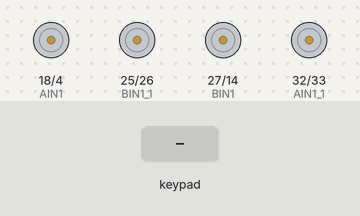
Simulated run of this sketch. Board: ESP32. Shown: motor-driver pin pairs drawn as motors (green arrow = first pin HIGH = forward, orange = second pin HIGH = backward, longer = more drive). Inputs (shaded band) come from the test bench.

Above: at 1.2 s.
1.3 s: key 'U' pressed
At 1.5 s:
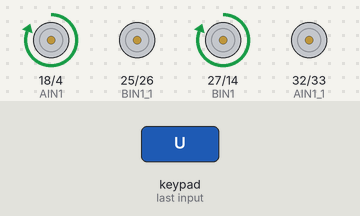
3.2 s: key 'D' pressed
At 3.4 s:
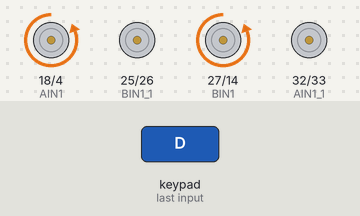
5.1 s: key 'L' pressed
At 5.3 s:
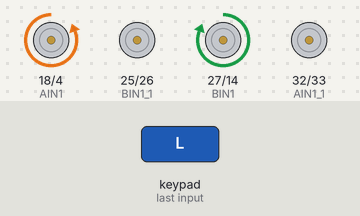
7.0 s: key 'R' pressed
At 7.2 s:
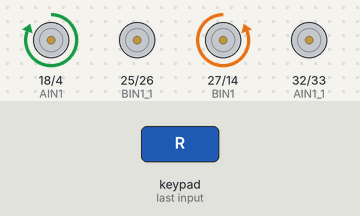
8.9 s: key 'O' pressed
At 9.1 s:
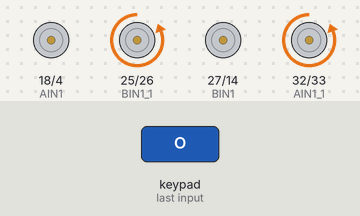
10.8 s: key 'S' pressed
At 11.0 s:
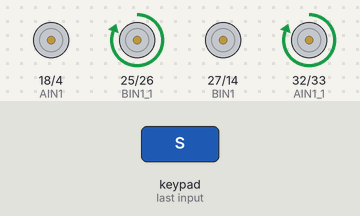
Timing chart, 0 to 13.7 s (numbered marks = the images above; inputs shaded):
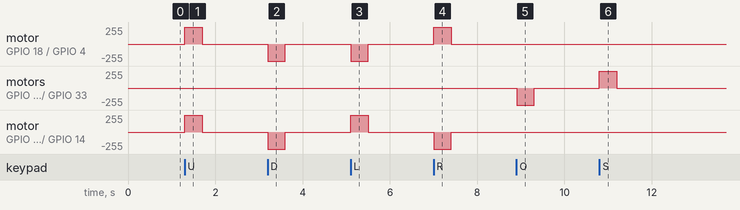

Measured:
- after the input at 1.3 s, motor on GPIO 18 (AIN1) / GPIO 4 (AIN2), motor on GPIO 27 (BIN1) / GPIO 14 (BIN2): stopped → forward 255/255 at once, → stopped 0.40 s later
- after the input at 3.2 s, motor on GPIO 18 (AIN1) / GPIO 4 (AIN2), motor on GPIO 27 (BIN1) / GPIO 14 (BIN2): stopped → backward 255/255 at once, → stopped 0.40 s later
- after the input at 5.1 s, motor on GPIO 18 (AIN1) / GPIO 4 (AIN2): stopped → backward 255/255 at once, → stopped 0.40 s later; motor on GPIO 27 (BIN1) / GPIO 14 (BIN2): stopped → forward 255/255 at once, → stopped 0.40 s later
- after the input at 7.0 s, motor on GPIO 18 (AIN1) / GPIO 4 (AIN2): stopped → forward 255/255 at once, → stopped 0.40 s later; motor on GPIO 27 (BIN1) / GPIO 14 (BIN2): stopped → backward 255/255 at once, → stopped 0.40 s later
- after the input at 8.9 s, motor on GPIO 25 (BIN1_1) / GPIO 26 (BIN2_1), motor on GPIO 32 (AIN1_1) / GPIO 33 (AIN2_1): stopped → backward 255/255 at once, → stopped 0.40 s later
- after the input at 10.8 s, motor on GPIO 25 (BIN1_1) / GPIO 26 (BIN2_1), motor on GPIO 32 (AIN1_1) / GPIO 33 (AIN2_1): stopped → forward 255/255 at once, → stopped 0.40 s later

The sketch:

DigitalModeGamePad.ino
```cpp
#define CUSTOM_SETTINGS
#define INCLUDE_GAMEPAD_MODULE
#include <DabbleESP32.h>
#include <analogWrite.h>


//Definición de pines
#define AIN1 18
#define AIN2 4
#define BIN1 27
#define BIN2 14
#define AIN1_1 32
#define AIN2_1 33
#define BIN1_1 25
#define BIN2_1 26

const int tiempoPruebas = 100;
//Valores máximos y mínimos de PWM
const int valorMaxPWM = 255;
const int valorMinPWM = 200;
//Se inicializa el pwm de las llantas con el valor máximo
int valorPWMLlantas = valorMaxPWM;

void setup() {
  Serial.begin(115200);
  Dabble.begin("balam2023"); //Puede cambiar el nombre de su dispositivo aquí
  //Configuración de pines
  pinMode(AIN1, OUTPUT);
  pinMode(AIN2, OUTPUT);
  pinMode(BIN1, OUTPUT);
  pinMode(BIN2, OUTPUT);
  pinMode(AIN1_1, OUTPUT);
  pinMode(AIN2_1, OUTPUT);
  pinMode(BIN1_1, OUTPUT);
  pinMode(BIN2_1, OUTPUT);

}

void loop() {
  Dabble.processInput();

  if (GamePad.isUpPressed()) {
    //Mover hacia adelante
    analogWrite(AIN1, valorPWMLlantas);
    digitalWrite(AIN2, LOW);
    analogWrite(BIN1, valorPWMLlantas);
    digitalWrite(BIN2, LOW);
    delay(tiempoPruebas);

  } else if (GamePad.isDownPressed()) {
    //Mover hacia adelante
    digitalWrite(AIN1, LOW);
    analogWrite(AIN2, valorPWMLlantas);
    digitalWrite(BIN1, LOW);
    analogWrite(BIN2, valorPWMLlantas);
    delay(tiempoPruebas);

  } else if (GamePad.isLeftPressed()) {
    //Girar hacia la izquierda
    digitalWrite(AIN1, LOW);
    analogWrite(AIN2, valorPWMLlantas);
    analogWrite(BIN1, valorPWMLlantas);
    digitalWrite(BIN2, LOW);
    delay(tiempoPruebas);

  } else if (GamePad.isRightPressed()) {
    //Girar hacia la derecha
    analogWrite(AIN1, valorPWMLlantas);
    digitalWrite(AIN2, LOW);
    digitalWrite(BIN1, LOW);
    analogWrite(BIN2, valorPWMLlantas);
    delay(tiempoPruebas);

  } else if (GamePad.isTrianglePressed()) {
    //Frena rápidamente
    analogWrite(AIN1, 255);
    analogWrite(AIN2, 255);
    analogWrite(BIN1, 255);
    analogWrite(BIN2, 255);

  } else if (GamePad.isSelectPressed()) {
    //Cambia de velocidad
    if (valorPWMLlantas == valorMaxPWM) {
      valorPWMLlantas = valorMinPWM;
    } else {
      valorPWMLlantas = valorMaxPWM;
    }

  } else  if (GamePad.isSquarePressed()) {
    //Activa motores para soltar la pelota
    analogWrite(AIN1_1, valorMaxPWM);
    digitalWrite(AIN2_1, LOW);
    analogWrite(BIN1_1, valorMaxPWM);
    digitalWrite(BIN2_1, LOW);
    delay(tiempoPruebas);

  } else if (GamePad.isCirclePressed()) {
    //Activa motores para retener la pelota
    digitalWrite(AIN1_1, LOW);
    analogWrite(AIN2_1, valorMaxPWM);
    digitalWrite(BIN1_1, LOW);
    analogWrite(BIN2_1, valorMaxPWM);
    delay(tiempoPruebas);

  } else {
    //Reinicia el valor de los motores cuando no se utilizan
    analogWrite(AIN1, 0);
    analogWrite(AIN2, 0);
    analogWrite(BIN1, 0);
    analogWrite(BIN2, 0);
    analogWrite(AIN1_1, 0);
    analogWrite(AIN2_1, 0);
    analogWrite(BIN1_1, 0);
    analogWrite(BIN2_1, 0);
  }
}
```
